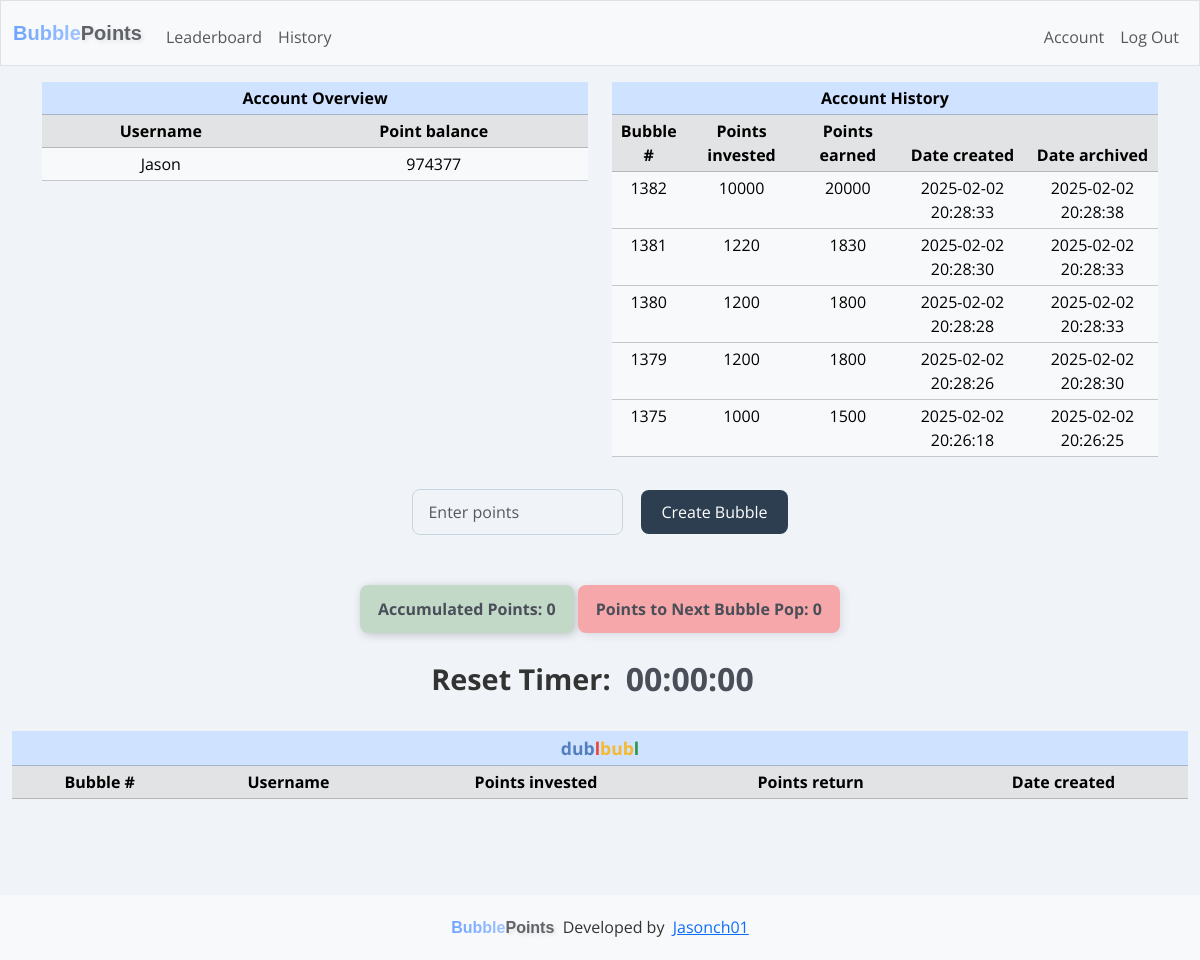
Page / (signed in) on the earlier database version.
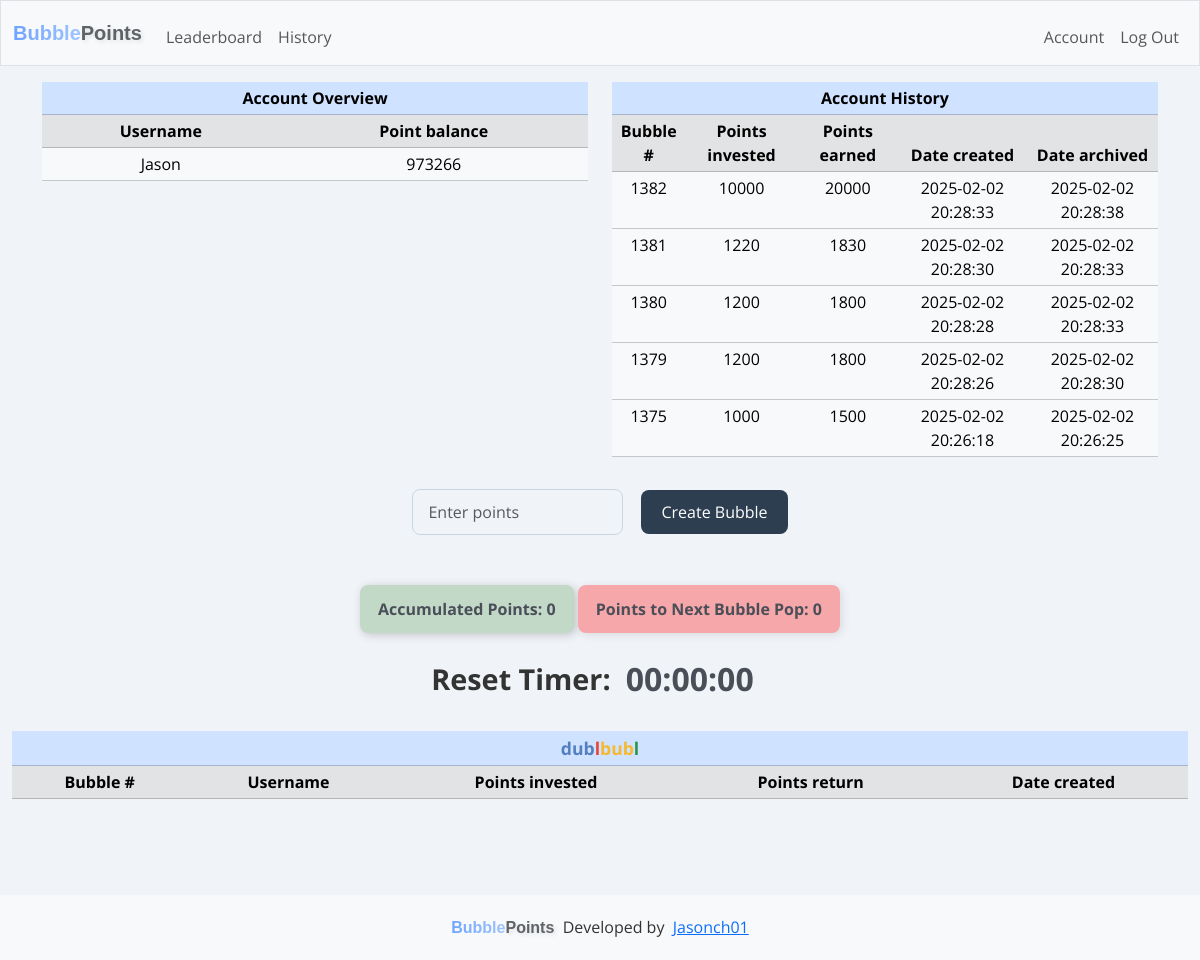
Same page on the later database version.
### tables this page shows
CREATE TABLE users (
        id INTEGER PRIMARY KEY AUTOINCREMENT NOT NULL,
        username TEXT NOT NULL,
        hash TEXT NOT NULL,
        points INTEGER NOT NULL DEFAULT 1000,
        total_points_earned INTEGER NOT NULL DEFAULT 0,
        email TEXT UNIQUE
    );

CREATE TABLE dublbubl_history (
        history_id INTEGER PRIMARY KEY AUTOINCREMENT NOT NULL,
        user_id INTEGER NOT NULL,
        username TEXT NOT NULL,       
        row_id INTEGER NOT NULL,
        creator_id INTEGER NOT NULL,
        creator_username TEXT NOT NULL,
        points_in INTEGER NOT NULL,
        points_out INTEGER NOT NULL,
        date_created TEXT NOT NULL,
        date_archived TEXT NOT NULL
    );

CREATE TABLE points_tracker (
            tracker_id INTEGER PRIMARY KEY AUTOINCREMENT NOT NULL,
            current_points_in INTEGER NOT NULL,
            date_created TEXT NOT NULL        
        );

### app.py (the view)
@app.route("/", methods=["GET", "POST"])
def index():
    start_timer()
    try:
        dublbubl = cur.execute("SELECT * FROM dublbubl").fetchall()
        rows_per_page = 20
        page = request.args.get("page", 1, type=int)
        offset = (page - 1) * rows_per_page
        dublbubl = cur.execute("""
            SELECT * FROM dublbubl
            ORDER BY row_id ASC
            LIMIT ? OFFSET ?
        """, (rows_per_page, offset)).fetchall()
        total_rows = cur.execute("SELECT COUNT(*) FROM dublbubl").fetchone()[0]
        total_pages = (total_rows + rows_per_page - 1) // rows_per_page
        current_points_in = cur.execute("SELECT current_points_in FROM points_tracker").fetchone()
        oldest_row_points_out = cur.execute("SELECT points_out FROM dublbubl ORDER BY row_id ASC LIMIT 1").fetchone()
        user_id = session.get("user_id")
        if user_id:
            user = cur.execute("SELECT * FROM users WHERE id = ?", (user_id,)).fetchall()
            user_history = cur.execute("SELECT * FROM dublbubl_history WHERE creator_id = ? ORDER BY row_id DESC LIMIT 5", (user_id,)).fetchall()
        else:
            user = None
            user_history = None
    except sqlite3.OperationalError as e:
        print("Error: dublbubl_history table does not exist, creating it.")
        init_db()
    if current_points_in is None or oldest_row_points_out is None:
        print("Error: current_points_in or oldest_row_points_out is None.")
        points_in_required = 0  # Default value
    else:
        points_in_required = oldest_row_points_out[0] - current_points_in[0]
    socketio.emit("update_points_info", {
        "current_points_in": current_points_in[0],  # Emitting the actual points_in value
        "points_in_required": points_in_required  # Emitting the calculated points_in_required
    })  # Broadcasts to all connected clients
    points = request.form.get("points")
    current_date = datetime.datetime.now().strftime("%Y-%m-%d %H:%M:%S")
    message = None
    if request.method == "POST":
        if user_id is None:
            return render_template("login.html", message="You must be logged in to create a bubble")
        if not points:
            return render_template("index.html", message="No points entered",
                           current_points_in=current_points_in, points_in_required=points_in_required, user=user,
                           user_history=user_history, page=page, total_rows=total_rows, total_pages=total_pages)
        try:
            points = int(points)
        except ValueError:
            return render_template("index.html", message="Invalid Input",
                           current_points_in=current_points_in, points_in_required=points_in_required, user=user,
                           user_history=user_history, page=page, total_rows=total_rows, total_pages=total_pages)
        if points is None:
            return "Invalid Input"
        elif points <= 0 or points > 10000:
            return render_template("index.html", message="Points must be between 1 and 10000",
                           current_points_in=current_points_in, points_in_required=points_in_required, user=user,
                           user_history=user_history, page=page, total_rows=total_rows, total_pages=total_pages)
        user_id = session["user_id"]
        user = cur.execute("SELECT * FROM users WHERE id = ?", (user_id,)).fetchone()
        current_points = cur.execute("SELECT points FROM users WHERE id = ?", (user[0],)).fetchone()
        current_points = current_points[0] if current_points else 0  # Default to 0 if no value exists
        if current_points < points:
            return render_template("index.html", message="Not enough points",
                           current_points_in=current_points_in, points_in_required=points_in_required, user=user,
                           user_history=user_history, page=page, total_rows=total_rows, total_pages=total_pages)
        try:
            if points >= 10000:
                points_out = points * 2  # If points are 10,000 or more, multiply by 2
            elif points >= 5000:
                points_out = points * 1.75  # If points are 5,000 or more but less than 10,000, multiply by 1.75
            elif points >= 1000:
                points_out = points * 1.5  # If points are 1,000 or more but less than 10,000, multiply by 1.5
            else:
                points_out = points * 1.25  # Otherwise, points_out equals points_in (e.g., for smaller amounts)
            cur.execute("""
            INSERT INTO dublbubl (row_id, user_id, username, points_in, points_out, date_created)
            VALUES (?, ?, ?, ?, ?, ?)
            """, (None, user[0], user[1], points, (points_out), current_date))
            con.commit()
            updated_rows = cur.execute("""
                SELECT * FROM dublbubl
                ORDER BY row_id ASC
                LIMIT ? OFFSET ?
            """, (rows_per_page, offset)).fetchall()
            socketio.emit("update_table", {"rows": updated_rows, "page": page})
            total_points = current_points - points
            if total_points < 0:
                return "Error: Insufficient points balance."
            cur.execute("UPDATE users SET points = ? WHERE id = ?", (total_points, user[0]))
            con.commit()
            socketio.emit("update_point_balance", {
                "point_balance": total_points  # Emitting only the total points balance
            }, room=user[0])  # Emits only to the specific user
            print(f"Emitting update to room: {user[0]} with new balance: {total_points}")
        except Exception as e:
            print(f"Error inserting row into dublbubl: {e}")
            con.rollback()
        current_points_in = cur.execute("SELECT current_points_in FROM points_tracker").fetchone()
        row_count = cur.execute("SELECT COUNT(*) FROM dublbubl").fetchone()[0]
        print(f"Number of rows in dublbubl: {row_count}")
        if row_count > 1:
            if current_points_in:
                new_points_in = current_points_in[0] + points
                cur.execute("UPDATE points_tracker SET current_points_in = ?, date_created = ?", (new_points_in, current_date))
            else:
                cur.execute("INSERT INTO points_tracker (current_points_in, date_created) VALUES (?, ?)", (points, current_date))
            con.commit()
        else:
            new_points_in = current_points_in[0] if current_points_in else 0
            print(f"New points in is { new_points_in }")
        oldest_row_points_out = cur.execute("SELECT points_out FROM dublbubl ORDER BY row_id ASC LIMIT 1").fetchone()
        print(f"Oldest row points out: {oldest_row_points_out[0]}")
        if oldest_row_points_out is None:
            print("No rows found in dublbubl. Exiting loop.")
        else:
            while new_points_in >= oldest_row_points_out[0]:
                oldest_row_id = cur.execute("SELECT row_id FROM dublbubl ORDER BY row_id ASC LIMIT 1").fetchone()
                oldest_row = cur.execute("SELECT * FROM dublbubl ORDER BY row_id ASC LIMIT 1").fetchone()
                if oldest_row is not None:
                        current_total_points = cur.execute("SELECT total_points_earned FROM users WHERE id = ?", (oldest_row[1],)).fetchone()
                        if current_total_points is None:
                            print("No points found for this user.")
                            current_total_points = 0  # Default to 0 if no value exists
                        else:
                            current_total_points = current_total_points[0]  # Extract the value from the tuple
                        print(f"Current total points: {current_total_points}")
                        points = cur.execute("SELECT points FROM users WHERE id = ?", (oldest_row[1],)).fetchone()
                        if points is None:
                            print("No points balance found for this user.")
                            points = 0  # Default to 0 if no value exists
                        else:
                            points = points[0]  # Extract the value from the tuple
                        print(f"User's point balance: {points}")
                else:
                    print("Oldest row is None, skipping points check.")
                if oldest_row:
                    cur.execute("""
                    INSERT INTO dublbubl_history (user_id, username, row_id, creator_id, creator_username, points_in, points_out, date_created, date_archived)
                    VALUES (?, ? ,?, ?, ? ,?, ?, ?, ?)
                    """, (user[0], user[1], oldest_row[0], oldest_row[1], oldest_row[2], oldest_row[3], oldest_row[4], oldest_row[5], current_date))
                    con.commit()
                    updated_user_history = cur.execute("""
                        SELECT * FROM dublbubl_history
                        WHERE creator_id = ?
                        ORDER BY row_id DESC
                        LIMIT 5
                    """, (user[0],)).fetchall()
                    print(f"Checking user[0]: {user[0]}")
                    print(f"Fetching history for creator_id: {user[0]}")
                    print("Fetched history:", updated_user_history)
                    socketio.emit("update_user_history", {
                        "history": [
                            {
                                "bubble_number": row[3],
                                "points_invested": row[6],
                                "points_earned": row[7],
                                "created_on": row[8],
                                "archived_on": row[9]
                            } for row in updated_user_history
                        ]
                    }, room=user[0])  # Emits only to the specific user
                    print(f"Emitting update to room: {user[0]} with updated user history: {oldest_row[4]}")
                    total_points_earned = current_total_points + oldest_row[4]
                    cur.execute("UPDATE users SET total_points_earned = ? WHERE id = ?", (total_points_earned, oldest_row[1]))
                    con.commit()
                    total_points = points + oldest_row[4]
                    cur.execute("UPDATE users SET points = ? WHERE id = ?", (total_points, oldest_row[1]))
                    con.commit()
                    current_total_points = total_points_earned
                    updated_total_points = cur.execute("SELECT points FROM users WHERE id = ?",(user_id,)).fetchone()
                    updated_total_points = updated_total_points[0] if updated_total_points else 0
                    socketio.emit("update_point_balance", {
                        "point_balance": updated_total_points  # Only emitting the total points balance
                    }, room=user_id)  # Emits only to the specific user
                    print(f"Emitting update to room: {user_id} with new balance: {updated_total_points}")
                if oldest_row_id is not None:
                    cur.execute("DELETE FROM dublbubl WHERE row_id = ?", (oldest_row_id[0],))
                    con.commit()
                else:
                    print("Error: oldest_row_id is None, unable to delete row.")
                remaining_points_in = new_points_in - oldest_row_points_out[0]
                cur.execute("UPDATE points_tracker SET current_points_in = ?, date_created = ?", (remaining_points_in, current_date))
                con.commit()
                updated_rows = cur.execute("""
                    SELECT * FROM dublbubl
                    ORDER BY row_id ASC
                    LIMIT ? OFFSET ?
                """, (rows_per_page, offset)).fetchall()
                socketio.emit("update_table", {"rows": updated_rows, "page": page})
                print(f"Emitting updated rows to room: {user[0]}")
                new_points_in = remaining_points_in
                oldest_row_points_out = cur.execute("SELECT points_out FROM dublbubl ORDER BY row_id ASC LIMIT 1").fetchone()
                if new_points_in <= 0 or oldest_row_points_out is None:
                    print("No more rows in dublbubl. Exiting loop.")
                    break
        return redirect("/")
    else:
        return render_template('index.html', dublbubl=dublbubl, user=user, message=message, current_points_in=current_points_in, points_in_required=points_in_required, user_history=user_history, page=page, total_rows=total_rows, total_pages=total_pages)

### templates/index.html (shortened to what this page needs)
{% extends "layout.html" %}
{% block main %}
{% if session["user_id"] %}
<div class="container text-center dashboard">
  <div class="row justify-content-center">
    <div class="col">
      <table class="table table-responsive table-sm account-overview">
        <thead class="table-primary">
          <tr class="table-primary">
            <th class="table-primary" colspan="2">Account Overview</th>
          </tr>
        </thead>
        <thead class="table-light">
          <tr class="table-secondary">
            <th class="table-secondary">Username</th>
            <th class="table-secondary">Point balance</th>
          </tr>
        </thead>
        <tbody id="point-balance">
          {% for user in user %}
          <tr class="table-light" data-user-id="{{ user[0] }}">
            <td class="table-light">{{ user[1] }}</td>
            <td class="table-light">{{ user[3] }}</td>
          </tr>
          {% endfor %}
        </tbody>
      </table>
    </div>
    <div class="col">
      <table class="table table-responsive table-sm account-history">
        <thead class="table-primary">
          <tr class="table-primary">
            <th class="table-primary" colspan="5">Account History</th>
          </tr>
        </thead>
        <thead class="table-secondary">
          <tr class="table-secondary">
            <th>Bubble #</th>
            <th>Points invested</th>
            <th>Points earned</th>
            <th>Date created</th>
            <th>Date archived</th>
          </tr>
        </thead>
        <tbody id="user-history">
          {% for user in user_history %}
          <tr class="table-light">
            <td>{{ user[3] }}</td>
            <td>{{ user[6] }}</td>
            <td>{{ user[7] }}</td>
            <td>{{ user[8] }}</td>
            <td>{{ user[9] }}</td>
          </tr>
          {% endfor %}
        </tbody>
      </table>
    </div>
  </div>
</div>
<form action="/" method="post" class="d-flex justify-content-center align-items-center">
  <input class="form-control me-2 w-auto" name="points" placeholder="Enter points" type="number">
  <button class="btn btn-primary" type="submit">Create Bubble</button>
</form>
{% endif %}
<div class="tracker text-center">
  <p id="current_points_in">Accumulated Points: {{ current_points_in[0] }}</p>
  <p id="points_in_required">Points to Next Bubble Pop: {{ points_in_required }}</p>
  <div class="timer-container">
      <span class="reset-timer-text">Reset Timer: </span>
      <span id="countdown_timer" class="low-time">00:00:00</span>
  </div>
</div>
<table class="table table-success table-sm text-center">
  <thead class="table-primary">
    <tr class="table-primary">
      <th class="table-primary" colspan="5"><div class="table-header"><span class="blue">dub</span><span class="red">l</span><span class="yellow">bub</span><span class="green">l</span></div></th>
    </tr>
  </thead>
  <thead>
    <tr class="table-secondary">
      <th>Bubble #</th>
      <th>Username</th>
      <th>Points invested</th>
      <th>Points return</th>
      <th>Date created</th>
    </tr>
  </thead>
</table>
{% endblock %}

Differences in the rows shown:
changed users "Jason": points "974377" → "973266"
